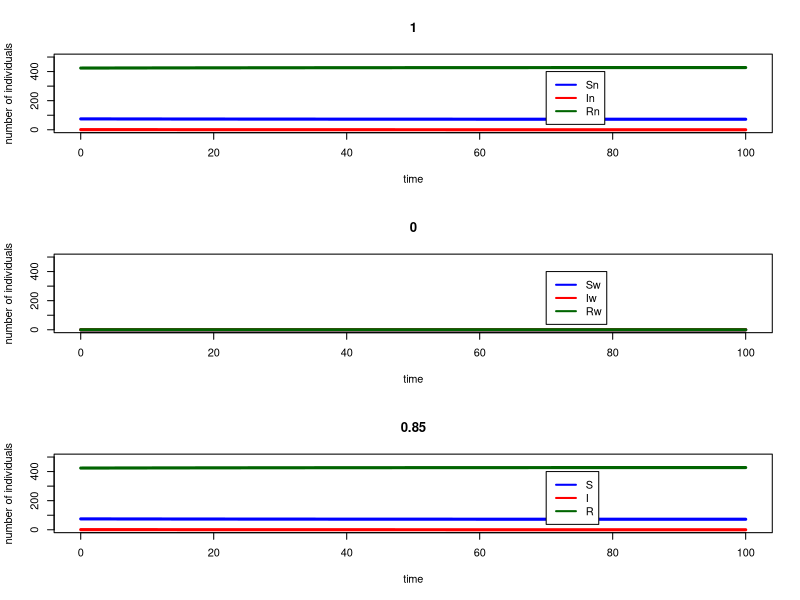
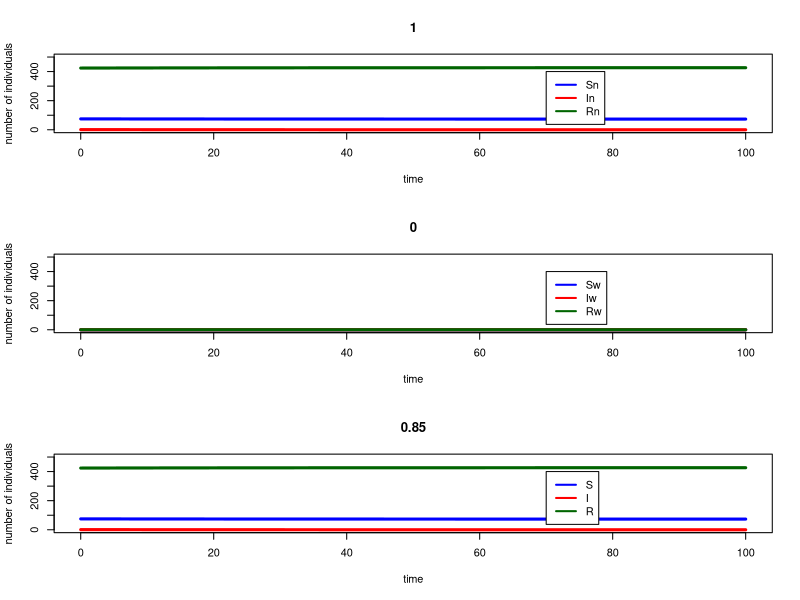
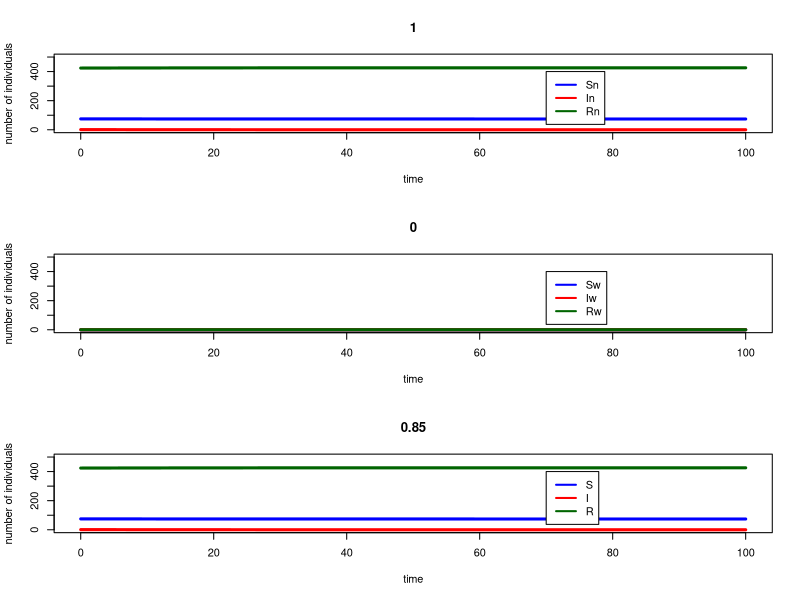
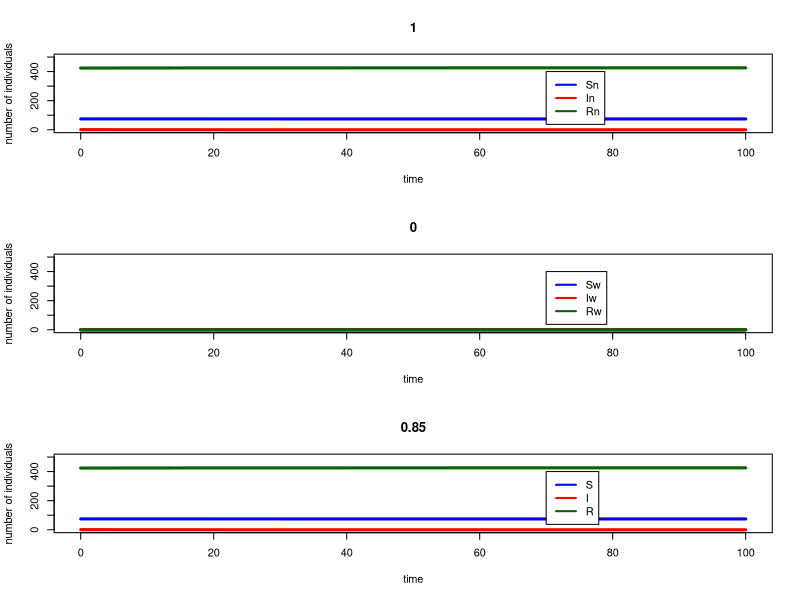
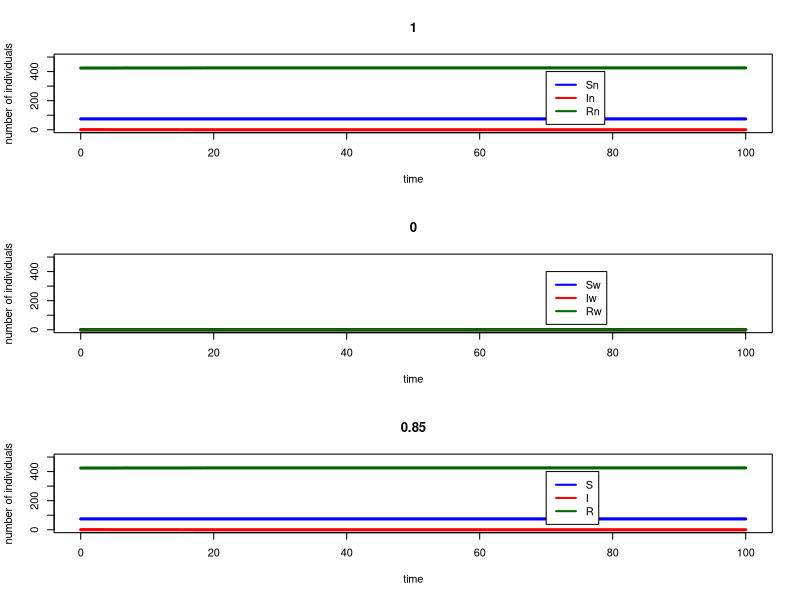
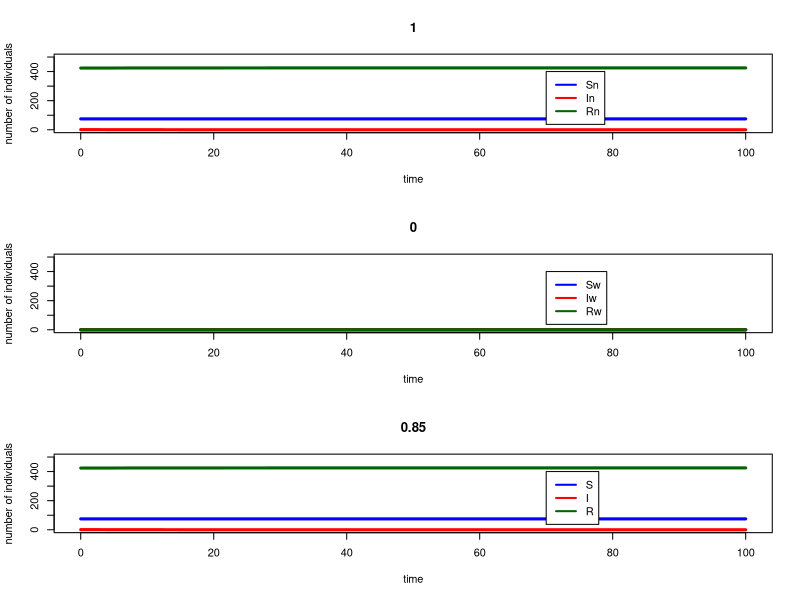
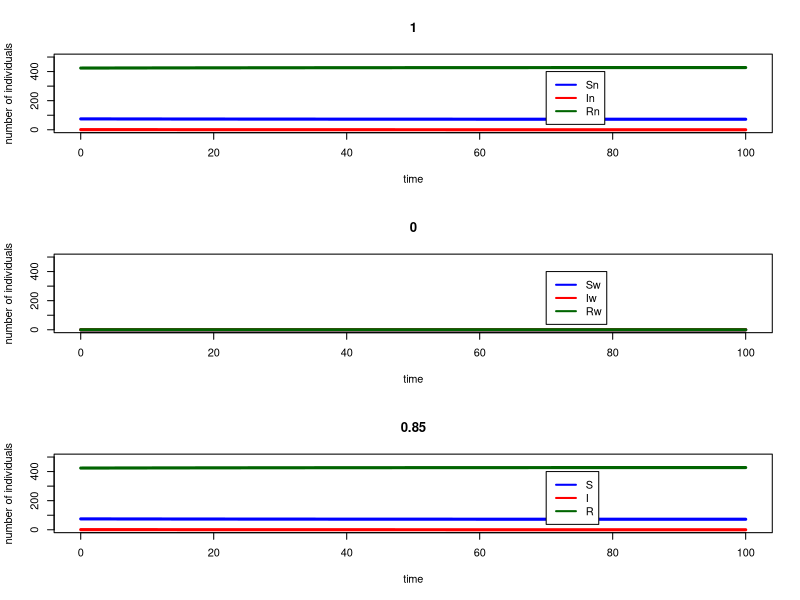
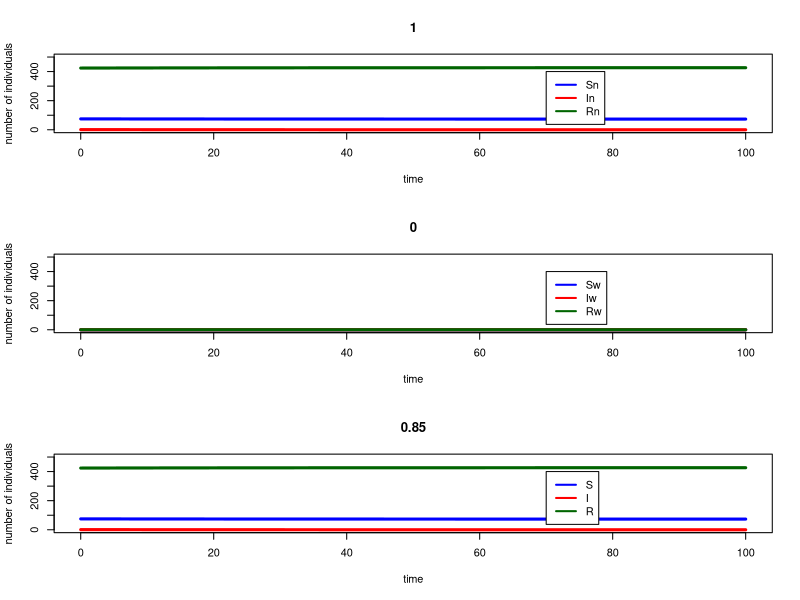

Here is the R script that generated these plots, in order:
##########################################################
# Starting script to the module 'SIR models of epidemics'
##########################################################

# implements the basic SIR model, and plots simulation results

## Here you only need to know basic things:
##  #	To make comments
##  <-	Assigning a value to a symbol
##  c	To create a vector c(v1, v2, ..., vn)
##  e	is *10^
##  seq(a,b,c)	To create a sequence from a to b with intervals c


###################################
# FUNCTION DEFINITIONS
###################################

###
# SIR <- function(t, x, parms)
# Use: calculates the derivatives for the SIR model
# Input: 
#      t: time (not used here, because there is no explicit time dependence)
#      x: vector of the current values of all variables (S, I, R)
#      parms: vector of all parameter values
# Output:
#      der: vector of derivatives

# To use the lsoda function, the model function has to be a function of t (time),
# x (the vector of the variables) and parms (the parameters of the model).

SIR <- function(t, x, parms){

# Beta and r are not global variables. This means that if you type beta in R, the output will be 'beta',
# and not its value. You have to specify that you want to use the value of beta from 'parms' to solve the ODEs.
# Similarly, the variables of the model are taken from the vector x. This is done by the 'with' function.

  with(as.list(c(parms,x)),{
    dSw <- - beta*(1-p)*Sw*Iw - beta*p*Sw*In #szuletes = halal, ezert a halalt parameterezem csak
    # d*sig+gi a total szuletesszam, ds a S-ek halala
    dSn <- - beta*(1-p)*Sn*In - beta*p*Sn*Iw
    # dS <- (d*(Sw+Iw+Rw)+g*Iw - beta*(1-p)*Sw*Iw - beta*p*Sw*In - d*Sw - fw*Sw) + 
    # (d*(Sn+In+Rn)+g*In - beta*(1-p)*Sn*In - beta*p*Sn*Iw - d*Sn - fn*Sn)
    dIw <- + beta*(1-p)*Sw*Iw + beta*p*Sw*In - r*Iw
    #dI a sima halalozasi rataval halo I-k, g*I amennyivel jobban meghalnak az I-k
    dIn <- + beta*(1-p)*Sn*In + beta*p*Sn*Iw - r*In
    # dI <- (+ beta*(1-p)*Sw*Iw + beta*p*Sw*In - r*Iw - d*Iw -g*Iw) +
    # (+ beta*(1-p)*Sn*In + beta*p*Sn*Iw - r*In - d*In -g*In)
    dRw <- + r*Iw        # Note: because S+I+R=constant, this equation could actually be omitted,
    # and R at any time point could simply be calculated as N-S-I.
    dRn <- + r*In
    # dR <- (r*Iw - d*Rw + fw*Sw) +
    # (r*In - d*Rn + fn*Sn)
    der <- c(dSn, dSw, 
             # dS , 
             dIn, dIw, 
             # dI, 
             dRn, dRw # , 
             # dR
    )
    list(der)  # the output must be returned    
  }) # end of 'with'

}  # end of function definition


###########################
# MAIN PROGRAM
###########################

### LOAD LIBRARIES
#load R library for ordinary differential equation solvers
library(deSolve)
pdf("sir_antivaxx.pdf")
# R0_vektor = vector(mode="list") #ez lesz amiben az R0-okat tárolom
### INITIALIZE PARAMETER SETTINGS
for (v in 1:6){
  for (w in 1:6) { 
    for (j in 1:6){
      fn = 0.85
      fw = (w-1)/10
      q = (v-1)/5 # Waldorfosok aránya a popuban
      p = (j-1)/5 # a valószínűség, hogy akivel találkozol, nem olyan, mint te
      f = q*fw + (1-q)*fn
      index = f*100
      S0 = 499
      parms <- c(beta=1e-3, r=1e-1, fw=fw, fn=fn, q=q, p=p)		# set the parameters of the model
      inits <- c(Sn=(1-q)*(1-fn)*S0, 
                 Sw=q*(1-fw)*S0, 
                 # S=((1-q)*(1-fn)*S0) +  (q*(1-fw)*S0),
                 In= (1-q),
                 Iw= q,
                 # I=1,
                 Rn=(1-q)*fn*S0, 
                 Rw=q*fw*S0 # ,
                 # R=((1-q)*fn*S0) + (q*fw*S0)
        )
      # set the initial values
      dt    <- seq(0,100,0.1)			# set the time points for evaluation
    
      # Calculate and print R_0 on the screen
      N <- sum(inits)
      R_0 <- with(as.list(parms),{beta*(N-f*S0)/r})
  
    
      ### SIMULATE THE MODEL
    
      ## Use lsoda to solve the differential equations numerically. The syntax should be
      ## lsoda(initial values, time points, function, parameters)
    
      simulation <- as.data.frame(lsoda(inits, dt, SIR, parms=parms)) # this way our set 'parms' will be used as default
    
      ### PLOT THE OUTPUT
    
      # If you remove the # before pdf(...) and dev.off(), the output will be written in a pdf file,
      # in the working directory. If you don't, a window containing your graph will just pop up.
    
      #pdf("startingscript.pdf")
      #par(cex=1.7)
      # Plot S according to time, in blue, and add the graph I and R according to time,
      # in red and dark green respectively. Call help(plot) for further details.
    
      attach(simulation) # this command allows you to refer to the columns of the data frame directly.
    
      par(mfrow=c(3,1))
      plot(dt, Sn, type="l", col="blue", 
           ylim=c(0,sum(inits)), 
           main = (1-q), xlab="time", ylab="number of individuals",lwd=3)
      lines(dt, In, type="l", col="red",lwd=3)
      lines(dt, Rn, type="l", col="darkgreen",lwd=3)
      
      # Add a legend to the graph
      legend(70,400, legend=c("Sn","In","Rn"), col=c("blue", "red", "darkgreen"), lty=1,lwd=2)
      #dev.off()
      
      plot(dt, Sw, type="l", col="blue", 
           ylim=c(0, sum(inits)), 
           main = q, xlab="time", ylab="number of individuals",lwd=3)
      lines(dt, Iw, type="l", col="red",lwd=3)
      lines(dt, Rw, type="l", col="darkgreen",lwd=3)
      
      # Add a legend to the graph
      legend(70,400, legend=c("Sw","Iw","Rw"), col=c("blue", "red", "darkgreen"), lty=1,lwd=2)
      # dev.off()
      
      plot(dt, (Sn+Sw), type="l", col="blue", 
           ylim=c(0, sum(inits)), 
           main = (q*fw+(1-q)*fn), xlab="time", ylab="number of individuals",lwd=3)
      lines(dt, (In+Iw), type="l", col="red",lwd=3)
      lines(dt, (Rn+Rw), type="l", col="darkgreen",lwd=3)
    
      # Add a legend to the graph
      legend(70,400, legend=c("S","I","R"), col=c("blue", "red", "darkgreen"), lty=1,lwd=2)
    
      detach(simulation) # clean up the search path
    }
  }
}

dev.off()
